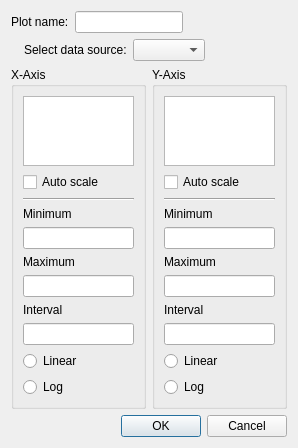
<?xml version="1.0" encoding="UTF-8"?>
<ui version="4.0">
 <class>newParaPlotDialog</class>
 <widget class="QDialog" name="newParaPlotDialog">
  <property name="geometry">
   <rect>
    <x>0</x>
    <y>0</y>
    <width>298</width>
    <height>443</height>
   </rect>
  </property>
  <property name="windowTitle">
   <string>Dialog</string>
  </property>
  <layout class="QVBoxLayout" name="verticalLayout_3">
   <item>
    <layout class="QHBoxLayout" name="horizontalLayout_4">
     <item>
      <widget class="QLabel" name="plotNameLabel">
       <property name="text">
        <string>Plot name:</string>
       </property>
      </widget>
     </item>
     <item>
      <widget class="QLineEdit" name="plotNameLine"/>
     </item>
     <item>
      <spacer name="horizontalSpacer_3">
       <property name="orientation">
        <enum>Qt::Horizontal</enum>
       </property>
       <property name="sizeHint" stdset="0">
        <size>
         <width>40</width>
         <height>20</height>
        </size>
       </property>
      </spacer>
     </item>
    </layout>
   </item>
   <item>
    <layout class="QHBoxLayout" name="horizontalLayout">
     <item>
      <widget class="QLabel" name="tableName">
       <property name="text">
        <string/>
       </property>
      </widget>
     </item>
     <item>
      <widget class="QLabel" name="label">
       <property name="text">
        <string>Select data source:</string>
       </property>
      </widget>
     </item>
     <item>
      <widget class="QComboBox" name="tableCB"/>
     </item>
     <item>
      <spacer name="horizontalSpacer_2">
       <property name="orientation">
        <enum>Qt::Horizontal</enum>
       </property>
       <property name="sizeHint" stdset="0">
        <size>
         <width>40</width>
         <height>20</height>
        </size>
       </property>
      </spacer>
     </item>
    </layout>
   </item>
   <item>
    <layout class="QHBoxLayout" name="horizontalLayout_3">
     <item>
      <widget class="QGroupBox" name="groupBox">
       <property name="title">
        <string>X-Axis</string>
       </property>
       <layout class="QVBoxLayout" name="verticalLayout">
        <item>
         <widget class="QListWidget" name="xList"/>
        </item>
        <item>
         <widget class="QCheckBox" name="xAutoScaleCB">
          <property name="text">
           <string>Auto scale</string>
          </property>
         </widget>
        </item>
        <item>
         <widget class="Line" name="xLine">
          <property name="orientation">
           <enum>Qt::Horizontal</enum>
          </property>
         </widget>
        </item>
        <item>
         <widget class="QLabel" name="xMin">
          <property name="text">
           <string>Minimum</string>
          </property>
         </widget>
        </item>
        <item>
         <widget class="QLineEdit" name="xMinLine"/>
        </item>
        <item>
         <widget class="QLabel" name="xMax">
          <property name="text">
           <string>Maximum</string>
          </property>
         </widget>
        </item>
        <item>
         <widget class="QLineEdit" name="xMaxLine"/>
        </item>
        <item>
         <widget class="QLabel" name="xInterval">
          <property name="text">
           <string>Interval</string>
          </property>
         </widget>
        </item>
        <item>
         <widget class="QLineEdit" name="xIntervalLine"/>
        </item>
        <item>
         <widget class="QRadioButton" name="xLinearButton">
          <property name="text">
           <string>Linear</string>
          </property>
         </widget>
        </item>
        <item>
         <widget class="QRadioButton" name="xLogButton">
          <property name="text">
           <string>Log</string>
          </property>
         </widget>
        </item>
       </layout>
      </widget>
     </item>
     <item>
      <widget class="QGroupBox" name="groupBox_2">
       <property name="title">
        <string>Y-Axis</string>
       </property>
       <layout class="QVBoxLayout" name="verticalLayout_2">
        <item>
         <widget class="QListWidget" name="yList"/>
        </item>
        <item>
         <widget class="QCheckBox" name="yAutoScaleCB">
          <property name="text">
           <string>Auto scale</string>
          </property>
         </widget>
        </item>
        <item>
         <widget class="Line" name="yLine">
          <property name="orientation">
           <enum>Qt::Horizontal</enum>
          </property>
         </widget>
        </item>
        <item>
         <widget class="QLabel" name="yMin">
          <property name="text">
           <string>Minimum</string>
          </property>
         </widget>
        </item>
        <item>
         <widget class="QLineEdit" name="yMinLine"/>
        </item>
        <item>
         <widget class="QLabel" name="yMax">
          <property name="text">
           <string>Maximum</string>
          </property>
         </widget>
        </item>
        <item>
         <widget class="QLineEdit" name="yMaxLine"/>
        </item>
        <item>
         <widget class="QLabel" name="yInterval">
          <property name="text">
           <string>Interval</string>
          </property>
         </widget>
        </item>
        <item>
         <widget class="QLineEdit" name="yIntervalLine"/>
        </item>
        <item>
         <widget class="QRadioButton" name="yLinearButton">
          <property name="text">
           <string>Linear</string>
          </property>
         </widget>
        </item>
        <item>
         <widget class="QRadioButton" name="yLogButton">
          <property name="text">
           <string>Log</string>
          </property>
         </widget>
        </item>
       </layout>
      </widget>
     </item>
    </layout>
   </item>
   <item>
    <layout class="QHBoxLayout" name="horizontalLayout_2">
     <item>
      <spacer name="horizontalSpacer">
       <property name="orientation">
        <enum>Qt::Horizontal</enum>
       </property>
       <property name="sizeHint" stdset="0">
        <size>
         <width>40</width>
         <height>20</height>
        </size>
       </property>
      </spacer>
     </item>
     <item>
      <widget class="QPushButton" name="okButton">
       <property name="text">
        <string>OK</string>
       </property>
      </widget>
     </item>
     <item>
      <widget class="QPushButton" name="cancelButton">
       <property name="text">
        <string>Cancel</string>
       </property>
      </widget>
     </item>
    </layout>
   </item>
  </layout>
 </widget>
 <tabstops>
  <tabstop>okButton</tabstop>
  <tabstop>cancelButton</tabstop>
  <tabstop>plotNameLine</tabstop>
  <tabstop>tableCB</tabstop>
  <tabstop>xList</tabstop>
  <tabstop>yList</tabstop>
  <tabstop>xAutoScaleCB</tabstop>
  <tabstop>xMinLine</tabstop>
  <tabstop>xMaxLine</tabstop>
  <tabstop>xIntervalLine</tabstop>
  <tabstop>xLinearButton</tabstop>
  <tabstop>xLogButton</tabstop>
  <tabstop>yAutoScaleCB</tabstop>
  <tabstop>yMinLine</tabstop>
  <tabstop>yMaxLine</tabstop>
  <tabstop>yIntervalLine</tabstop>
  <tabstop>yLinearButton</tabstop>
  <tabstop>yLogButton</tabstop>
 </tabstops>
 <resources/>
 <connections/>
</ui>
